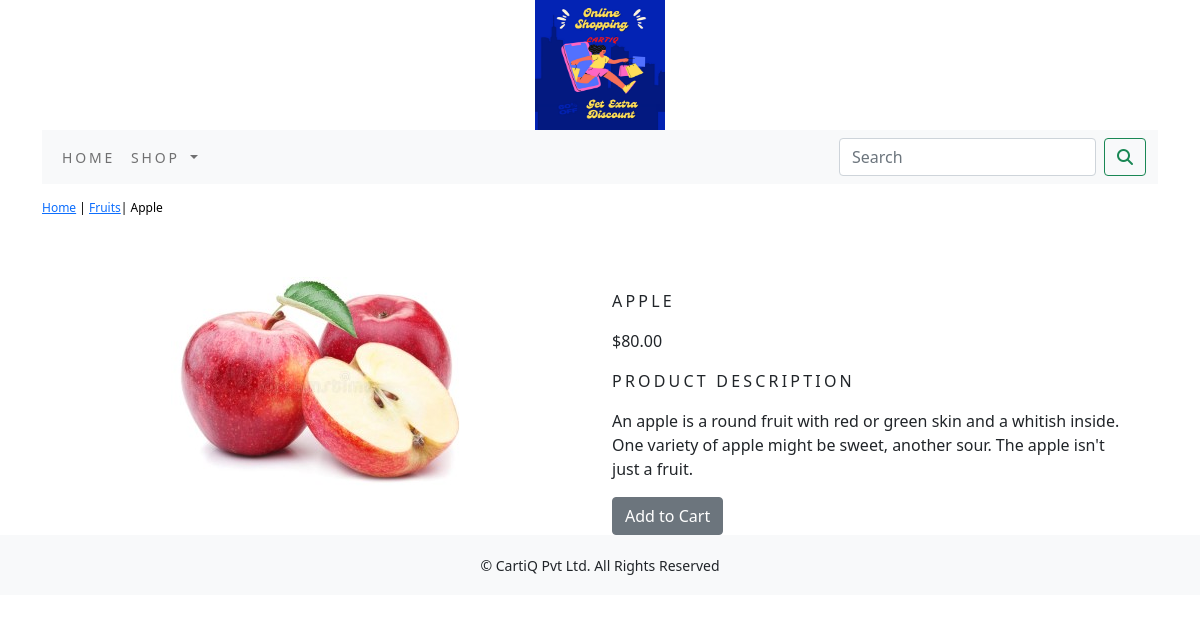
The page /shop/fruits/apple/ on the database its author committed.
### my_shop/models.py (models this page shows, shortened)
class Product(models.Model):
    name = models.CharField(max_length=250, unique=True)
    slug = models.SlugField(max_length=250, unique=True)
    description = models.TextField(blank=True)
    price = models.DecimalField(max_digits=10, decimal_places=2)
    category = models.ForeignKey(Category, on_delete=models.CASCADE)
    image = models.ImageField(upload_to='product', blank=True)
    stock = models.IntegerField()
    available = models.BooleanField(default=True)
    created = models.DateTimeField(auto_now_add=True)
    updated = models.DateTimeField(auto_now=True)
    class Meta:
        ordering = ('name',)
        verbose_name = 'product'
        verbose_name_plural = 'products'

class Category(models.Model):
    name = models.CharField(max_length=250, unique=True)
    slug = models.SlugField(max_length=250, unique=True)
    description = models.TextField(blank=True)
    image = models.ImageField(upload_to='category', blank=True)
    class Meta:
        ordering = ('name',)
        verbose_name = 'category'
        verbose_name_plural = 'categories'
    def get_url(self):
        return reverse('my_shop:products_by_category', args=[self.slug])
    def __str__(self):
        return '{}'.format(self.name)

### my_shop/views.py (the view)
# urls.py: path('<slug:c_slug>/<slug:p_slug>/', views.proDetails, name='products_details'),
def proDetails(request, c_slug, p_slug):
    try:
        product = Product.objects.get(category__slug=c_slug, slug=p_slug)
    except Exception as e:
        raise e
    return render(request, 'product.html', {'product': product})

### cart/context_processors.py (called while the page is built)
def counter(request):
    item_count = 0
    if 'admin' in request.path:
        return {}
    else:
        try:
            cart = Cart.objects.filter(cart_id=_cart_id(request))
            cart_items = CartItem.objects.all().filter(cart=cart[:1])
            for cart_item in cart_items:
                item_count += cart_item.quantity
        except Cart.DoesNotExist:
            item_count = 0
    return dict(item_count=item_count)

### cart/views.py (called while the page is built)
def _cart_id(request):
    cart = request.session.session_key
    if not cart:
        cart = request.session.create()
    return cart

### my_shop/context_processors.py (called while the page is built)
def menu_links(request):
    links = Category.objects.all()
    return dict(links=links)

### templates/product.html (shortened to what this page needs)
{% extends 'base.html' %}
{% load static %}
{% block content %}
    <div class="row my_prod_row_class">
        <div class="mx-auto">
            <p>
                <a href="{% url 'my_shop:allProCat' %}">Home</a> | <a href="{{product.category.get_url}}">{{product.category}}</a>| {{product.name}}
            </p>
        </div>
    </div>
<div class="container"><br>
    <div class="row">
        <div class="col-12 col-sm-12 col-md-12 col-lg-6 text-center">
            <div style="min-width:18rem;">
                <img src="{{product.image.url}}" alt="{{product.name}}">
            </div>
        </div>
        <div class="col-12 col-sm-12 col-md-12 col-lg-6">
            <div>
                <h1 class="my_prod_title">{{product.name}}</h1>
                <p>${{product.price}}</p>
                <p class="my_title">Product Description</p>
                <p class="text-justify my_prod_text">{{product.description}}</p>
                {% if product.stock <= 0 %}
                    <p class="text-justify my_prod_text"><b>Out Of Stock</b></p>
                {% else %}
                    <a class="btn btn-secondary" href="{% url 'cart:add_cart' product.id %}">Add to Cart</a>
                {% endif %}
            </div>
        </div>
    </div>
</div>
{% endblock %}

### static/css/custom.css (style rules this page uses)
body { font-family: 'Ubuntu', sans-serif; }
.my_title { font-size:16px; text-transform:uppercase; letter-spacing: .2em; }
.my_prod_row_class { padding-top:15px; padding-bottom:20px; }
.my_prod_row_class .mx-auto { color:#000; font-size:12px; text-decoration:none; }
.my_prod_title { font-size:16px; text-transform:uppercase; letter-spacing:.2em; padding-top:15px; padding-bottom:10px; }
.my_prod_text { padding-right:20px; }

### rows shown on the page
Product: category "Fruits", name "Apple", image (picture), name "APPLE", price "80.00", description "An apple is a round fruit with red or green skin and a whitish inside. One variety of apple might be sweet, another sour. The apple isn't just a fruit."
